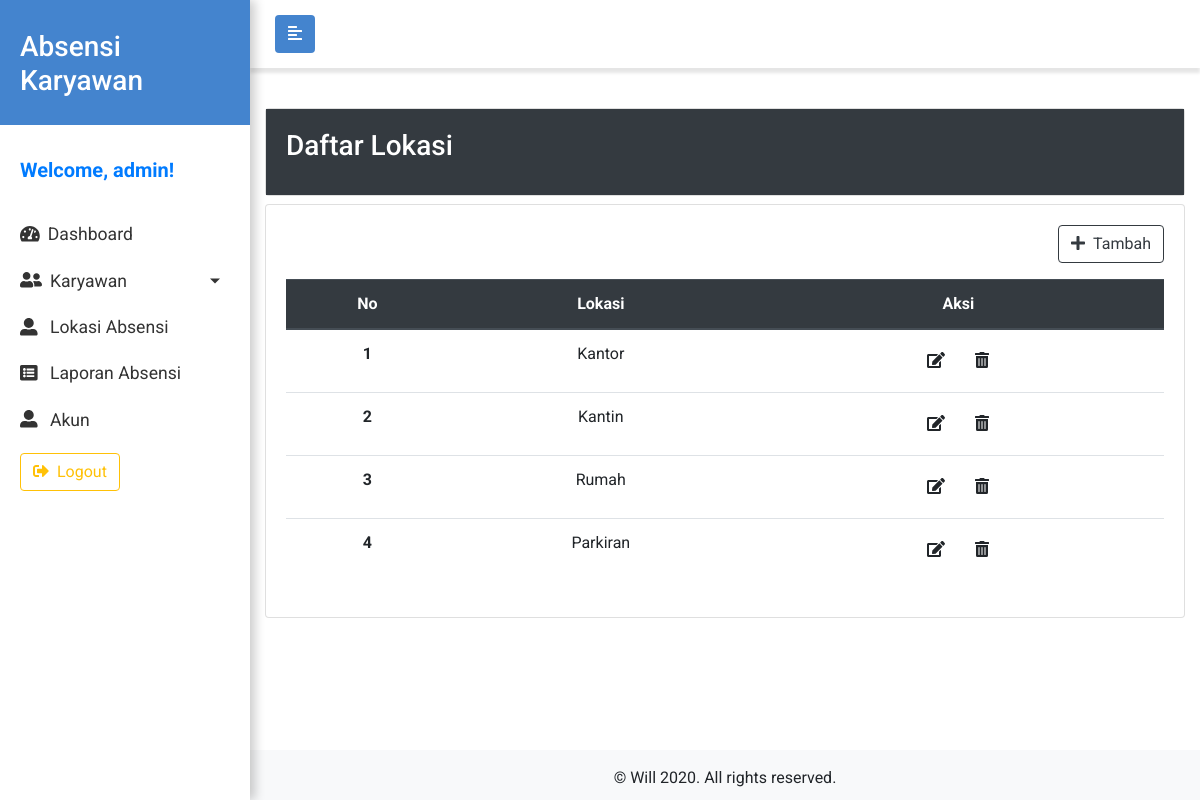
The page /admin/index.php?page=lokasi (signed in) on the database its author committed.
### tables this page shows
CREATE TABLE `lokasi` (
  `id` int(11) NOT NULL,
  `nama` varchar(50) NOT NULL
);

### admin/halaman/lokasi.php (the view, shortened to what this page needs)
<div class="row">
  <div class="col-12">
    <div class="card" style="width: 100%;">
      <div class="card-body bg-dark text-white">
        <h3 class="card-title">Daftar Lokasi</h3>
      </div>
    </div>
  </div>
</div>
<div class="row mt-2 mb-5">
  <div class="col-12">
    <div class="card" style="width: 100%;">
      <div class="card-body table-responsive">
        <?php
        $i = 1;
        $data = mysqli_query($koneksi, "SELECT * FROM lokasi");
        ?>
        <a href="#" class="btn btn-outline-dark float-right mb-3" data-toggle="modal" data-target="#formModal" onclick="changeType('tambah')">
          <i class="fas fa-plus mr-2"></i>Tambah
        </a>
        <table class="table table-hover text-center">
          <thead class="thead-dark">
            <tr>
              <th scope="col">No</th>
              <th scope="col">Lokasi</th>
              <th scope="col">Aksi</th>
            </tr>
          </thead>
          <tbody>
            <?php
            while ($d = mysqli_fetch_assoc($data)) :
            ?>
              <tr>
                <th scope="row"><?= $i ?></th>
                <td><?= $d["nama"] ?></td>
                <td>
                  <a href="" class="btn edit-btn" data-id="<?php echo $d["id"]; ?>" data-toggle="modal" data-target="#formModal" onclick="changeType('ubah');">
                    <i class="fas fa-edit"></i>
                  </a>
                  <a href="" class="btn hapus-btn" data-id="<?php echo $d["id"]; ?>" onclick="return confirm('Anda yakin untuk menghapus data ini?')">
                    <i class="fas fa-trash-alt"></i>
                  </a>
                </td>
              </tr>
            <?php
              $i++;
            endwhile;
            ?>
          </tbody>
        </table>
      </div>
    </div>
  </div>
</div>

### css/style.css (style rules this page uses)
* { padding: 0; margin: 0; box-sizing: border-box; }
html { position: relative; min-height: 100%; }
body { width: 100%; height: 100%; font-family: 'Roboto', sans-serif; }
a { text-decoration: none !important; color: #333; }

### rows shown on the page
lokasi: nama "Kantor"
lokasi: nama "Kantin"
lokasi: nama "Rumah"
lokasi: nama "Parkiran"

### other values the page prints
$nama "admin"
